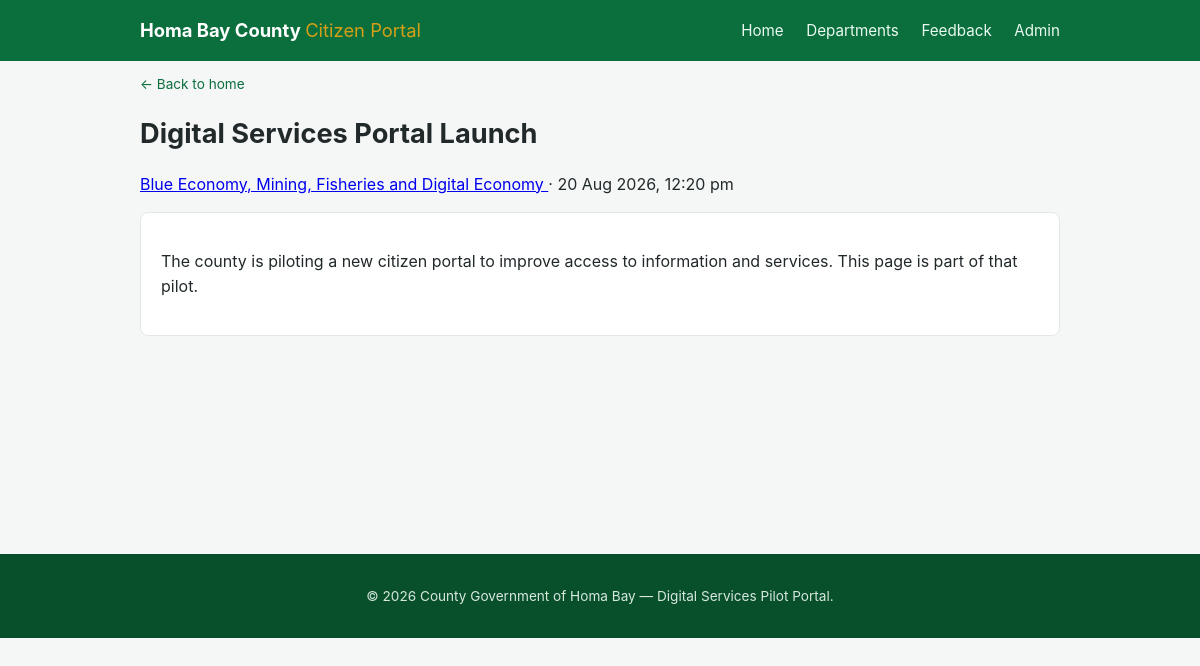
The page /announcement.php?id=1 on the database its author committed.
### tables this page shows
CREATE TABLE IF NOT EXISTS announcements (
    id INT AUTO_INCREMENT PRIMARY KEY,
    title VARCHAR(200) NOT NULL,
    body TEXT NOT NULL,
    department_id INT,
    created_at DATETIME DEFAULT CURRENT_TIMESTAMP,
    FOREIGN KEY (department_id) REFERENCES departments(id) ON DELETE SET NULL
);

CREATE TABLE IF NOT EXISTS departments (
    id INT AUTO_INCREMENT PRIMARY KEY,
    name VARCHAR(150) NOT NULL,
    description TEXT,
    contact_email VARCHAR(150),
    contact_phone VARCHAR(20)
);

### announcement.php (the view, shortened to what this page needs)
<?php
require_once __DIR__ . '/config/db.php';
$id = filter_input(INPUT_GET, 'id', FILTER_VALIDATE_INT);
$stmt = $pdo->prepare(
    "SELECT a.*, d.id AS dept_id, d.name AS department_name
     FROM announcements a
     LEFT JOIN departments d ON a.department_id = d.id
     WHERE a.id = ?"
);
$stmt->execute([$id]);
$announcement = $stmt->fetch();
include __DIR__ . '/includes/header.php';
?>
<p class="breadcrumb"><a href="/index.php">&larr; Back to home</a></p>
<h1><?php echo htmlspecialchars($announcement['title']); ?></h1>
<p class="meta">
    <?php if ($announcement['department_name']): ?>
        <a href="/department.php?id=<?php echo (int)$announcement['dept_id']; ?>">
            <?php echo htmlspecialchars($announcement['department_name']); ?>
        </a> &middot;
    <?php endif; ?>
    <?php echo date('d M Y, g:i a', strtotime($announcement['created_at'])); ?>
</p>
<div class="card">
    <p><?php echo nl2br(htmlspecialchars($announcement['body'])); ?></p>
</div>
<?php include __DIR__ . '/includes/footer.php'; ?>

### style.css (style rules this page uses)
:root { --green: #0a6e3d; --green-dark: #084f2c; --gold: #d4a017; --gray-bg: #f5f7f6; --text: #22292b; --muted: #5a6a63; }
* { box-sizing: border-box; }
body { margin: 0; font-family: -apple-system, "Segoe UI", Roboto, Arial, sans-serif; background: var(--gray-bg); color: var(--text); line-height: 1.55; }
h1 { font-size: 1.7rem; margin-bottom: 4px; }
.card { background: #fff; border: 1px solid #e3e8e5; border-radius: 8px; padding: 20px; margin-bottom: 16px; }
.breadcrumb { font-size: 0.85rem; margin-bottom: 14px; }
.breadcrumb a { color: var(--green); text-decoration: none; }

### rows shown on the page
announcements: title "Digital Services Portal Launch", department.name "Blue Economy, Mining, Fisheries and Digital Economy", created_at "20 Aug 2026, 12:20 pm", body "The county is piloting a new citizen portal to improve access to information and services. This page is part of that pilot."
